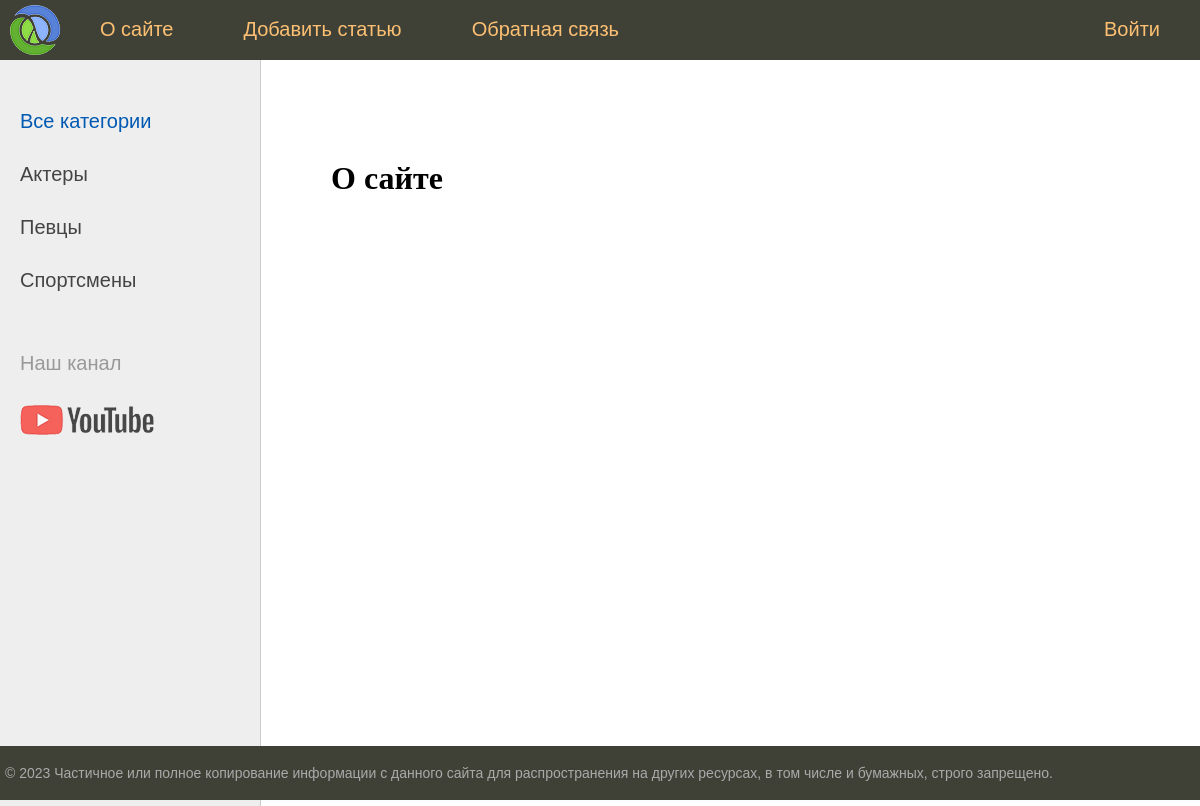
The page /about/ on the database its author committed.
### men/models.py (models this page shows, shortened)
class Category(models.Model):
    name = models.CharField(max_length = 100, db_index=True)
    slug = models.SlugField(max_length = 255, unique = True, db_index=True)
    def get_absolute_url(self):
        return reverse('category', kwargs={'cat_slug': self.slug})

### men/views.py (the view)
# urls.py: path('about/', views.about, name = 'about'),
def about(request):
    return render(request, 'men/about.html', {'title': 'О сайте', 'menu': menu})

### men/templatetags/men_tags.py (called while the page is built)
@register.inclusion_tag('men/list_categories.html')
def show_categories(cat_selected = 0):
    cats =  Category.objects.all()
    return {'cats': cats, 'cat_selected': cat_selected}

### men/templates/men/about.html
{% extends 'base.html' %}
{% block content %}
<h1> {{ title }} </h1>
{% endblock %}

### men/templates/men/list_categories.html
{% for cat in cats %}
    {% if cat.id == cat_selected %}
        <li class="selected">{{ cat.name }}</li>
    {% else %}
        <li><a href="{{ cat.get_absolute_url }}">{{ cat.name }}</a></li>
    {% endif %}
{% endfor  %}

### rows shown on the page
Category: name "Актеры"
Category: name "Певцы"
Category: name "Спортсмены"

### other values the page prints
{{ m.title }} "О сайте" "Добавить статью" "Обратная связь" "Войти"
{{ title }} "О сайте"
